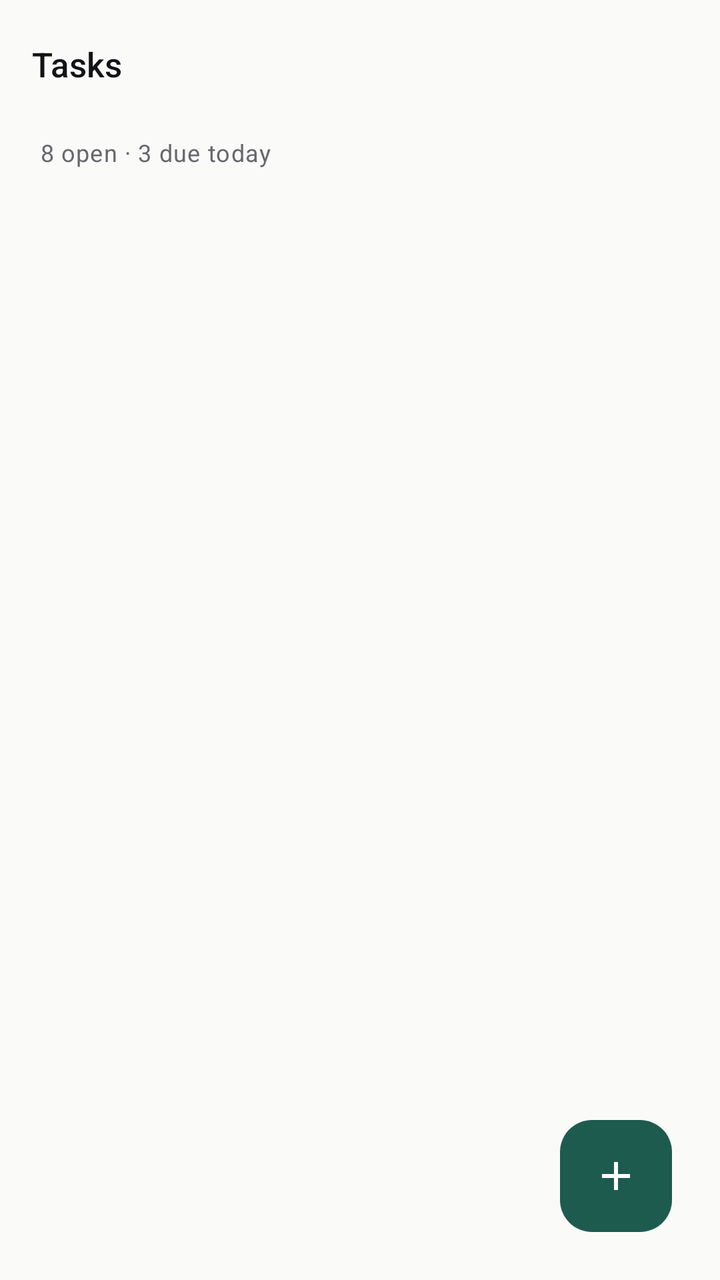
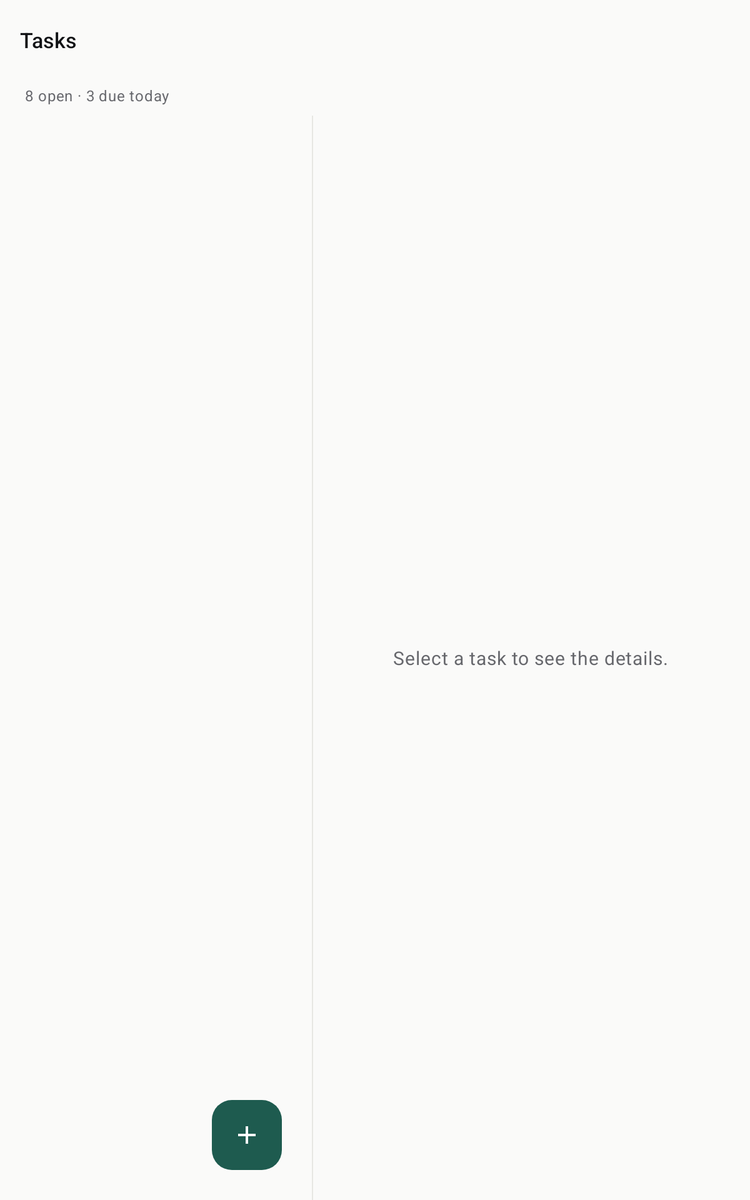

The same Android screen from two of the app's own layout files: first res/layout/ as a phone draws it, then the repository's variant for another configuration, drawn on a device whose configuration selects that folder. Both files follow.
<!-- AndroidManifest.xml: application theme Theme.FocusLoop -->
<!-- res/layout/activity_task_inbox.xml -->
<?xml version="1.0" encoding="utf-8"?>
<androidx.constraintlayout.widget.ConstraintLayout xmlns:android="http://schemas.android.com/apk/res/android"
    xmlns:app="http://schemas.android.com/apk/res-auto"
    xmlns:tools="http://schemas.android.com/tools"
    android:id="@+id/root"
    android:layout_width="match_parent"
    android:layout_height="match_parent"
    android:background="?android:colorBackground">

    <com.google.android.material.appbar.MaterialToolbar
        android:id="@+id/toolbar"
        style="@style/Widget.FocusLoop.Toolbar"
        android:layout_width="0dp"
        android:layout_height="?attr/actionBarSize"
        app:layout_constraintEnd_toEndOf="parent"
        app:layout_constraintStart_toStartOf="parent"
        app:layout_constraintTop_toTopOf="parent"
        app:title="@string/title_tasks"
        app:titleTextAppearance="@style/Text.Toolbar" />

    <TextView
        android:id="@+id/inboxSummary"
        style="@style/Text.Caption"
        android:layout_width="0dp"
        android:layout_height="wrap_content"
        android:layout_marginStart="@dimen/screen_margin"
        android:layout_marginTop="@dimen/space_xs"
        android:layout_marginEnd="@dimen/screen_margin"
        android:text="@string/inbox_summary"
        app:layout_constraintEnd_toEndOf="parent"
        app:layout_constraintStart_toStartOf="parent"
        app:layout_constraintTop_toBottomOf="@id/toolbar" />

    <androidx.recyclerview.widget.RecyclerView
        android:id="@+id/taskList"
        android:layout_width="0dp"
        android:layout_height="0dp"
        android:layout_marginTop="@dimen/space_sm"
        android:clipToPadding="false"
        android:paddingStart="@dimen/screen_margin"
        android:paddingEnd="@dimen/screen_margin"
        android:paddingBottom="96dp"
        app:layout_constraintBottom_toBottomOf="parent"
        app:layout_constraintEnd_toEndOf="parent"
        app:layout_constraintStart_toStartOf="parent"
        app:layout_constraintTop_toBottomOf="@id/inboxSummary"
        tools:listitem="@layout/item_task" />

    <androidx.constraintlayout.widget.ConstraintLayout
        android:id="@+id/emptyState"
        android:layout_width="0dp"
        android:layout_height="wrap_content"
        android:layout_marginStart="40dp"
        android:layout_marginEnd="40dp"
        android:visibility="gone"
        app:layout_constraintBottom_toBottomOf="parent"
        app:layout_constraintEnd_toEndOf="parent"
        app:layout_constraintStart_toStartOf="parent"
        app:layout_constraintTop_toBottomOf="@id/inboxSummary"
        tools:visibility="gone">

        <ImageView
            android:id="@+id/emptyIcon"
            android:layout_width="40dp"
            android:layout_height="40dp"
            android:contentDescription="@null"
            android:src="@drawable/ic_checklist"
            app:layout_constraintEnd_toEndOf="parent"
            app:layout_constraintStart_toStartOf="parent"
            app:layout_constraintTop_toTopOf="parent"
            app:tint="@color/ink_faint" />

        <TextView
            android:id="@+id/emptyTitle"
            style="@style/Text.H2"
            android:layout_width="0dp"
            android:layout_height="wrap_content"
            android:layout_marginTop="@dimen/space_md"
            android:gravity="center"
            android:text="@string/inbox_empty_title"
            app:layout_constraintEnd_toEndOf="parent"
            app:layout_constraintStart_toStartOf="parent"
            app:layout_constraintTop_toBottomOf="@id/emptyIcon" />

        <TextView
            android:id="@+id/emptyBody"
            style="@style/Text.BodyMuted"
            android:layout_width="0dp"
            android:layout_height="wrap_content"
            android:layout_marginTop="@dimen/space_xs"
            android:gravity="center"
            android:text="@string/inbox_empty_body"
            app:layout_constraintEnd_toEndOf="parent"
            app:layout_constraintStart_toStartOf="parent"
            app:layout_constraintTop_toBottomOf="@id/emptyTitle" />

        <com.google.android.material.button.MaterialButton
            android:id="@+id/emptyAction"
            style="@style/Widget.FocusLoop.Button.Outlined"
            android:layout_width="wrap_content"
            android:layout_height="wrap_content"
            android:layout_marginTop="@dimen/space_lg"
            android:text="@string/inbox_empty_action"
            app:layout_constraintEnd_toEndOf="parent"
            app:layout_constraintStart_toStartOf="parent"
            app:layout_constraintTop_toBottomOf="@id/emptyBody" />
    </androidx.constraintlayout.widget.ConstraintLayout>

    <com.google.android.material.floatingactionbutton.FloatingActionButton
        android:id="@+id/fabAdd"
        android:layout_width="wrap_content"
        android:layout_height="wrap_content"
        android:layout_marginEnd="@dimen/space_xl"
        android:layout_marginBottom="@dimen/space_xl"
        android:contentDescription="@string/cd_add_task"
        android:src="@drawable/ic_add"
        android:elevation="0dp"
        app:backgroundTint="?attr/colorPrimary"
        app:elevation="0dp"
        app:hoveredFocusedTranslationZ="0dp"
        app:pressedTranslationZ="0dp"
        app:layout_constraintBottom_toBottomOf="parent"
        app:layout_constraintEnd_toEndOf="parent"
        app:tint="?attr/colorOnPrimary" />

</androidx.constraintlayout.widget.ConstraintLayout>
<!-- resources referenced by this layout -->
<resources>
  <color name="ink_faint">#9A9B9F</color>
  <dimen name="screen_margin">20dp</dimen>
  <dimen name="space_lg">16dp</dimen>
  <dimen name="space_md">12dp</dimen>
  <dimen name="space_sm">8dp</dimen>
  <dimen name="space_xl">24dp</dimen>
  <dimen name="space_xs">4dp</dimen>
  <!-- drawable ic_add (drawable) -->
  <?xml version="1.0" encoding="utf-8"?>
  <vector xmlns:android="http://schemas.android.com/apk/res/android"
      android:width="24dp"
      android:height="24dp"
      android:viewportWidth="960"
      android:viewportHeight="960">
      <group android:translateY="960">
          <path android:fillColor="?attr/colorOnSurface" android:pathData="M440-440H200v-80h240v-240h80v240h240v80H520v240h-80v-240Z"/>
      </group>
  </vector>
  <string name="cd_add_task">Add task</string>
  <string name="inbox_empty_action">Add a task</string>
  <string name="inbox_empty_body">Add the first thing that comes to mind.</string>
  <string name="inbox_empty_title">Nothing on the list</string>
  <string name="inbox_summary">8 open · 3 due today</string>
  <string name="title_tasks">Tasks</string>
  <style name="Text.BodyMuted" parent="Text.Body">
          <item name="android:textColor">?attr/colorOnSurfaceVariant</item>
      </style>
  <style name="Text.Caption" parent="TextAppearance.Material3.BodySmall">
          <item name="android:textSize">12sp</item>
          <item name="android:textColor">?attr/colorOnSurfaceVariant</item>
          <item name="android:lineSpacingExtra">2dp</item>
      </style>
  <style name="Text.H2" parent="TextAppearance.Material3.TitleLarge">
          <item name="android:textSize">20sp</item>
          <item name="android:fontFamily">sans-serif-medium</item>
          <item name="android:textColor">?attr/colorOnSurface</item>
          <item name="android:letterSpacing">0</item>
          <item name="android:lineSpacingMultiplier">1.15</item>
      </style>
  <style name="Text.Toolbar" parent="TextAppearance.Material3.TitleMedium">
          <item name="android:textSize">17sp</item>
          <item name="android:fontFamily">sans-serif-medium</item>
          <item name="android:textColor">?attr/colorOnSurface</item>
          <item name="android:letterSpacing">0</item>
      </style>
  <style name="Widget.FocusLoop.Toolbar" parent="Widget.Material3.Toolbar">
          <item name="android:background">@android:color/transparent</item>
          <item name="titleTextAppearance">@style/Text.Toolbar</item>
      </style>
  <style name="Theme.FocusLoop" parent="Base.Theme.FocusLoop" />
  <style name="Text.Body" parent="TextAppearance.Material3.BodyLarge">
          <item name="android:textSize">15sp</item>
          <item name="android:textColor">?attr/colorOnSurface</item>
          <item name="android:lineSpacingExtra">4dp</item>
      </style>
  <dimen name="button_height">52dp</dimen>
  <color name="accent">#1E5B4F</color>
  <color name="on_accent">#FFFFFF</color>
  <color name="accent_soft">#EAF0ED</color>
  <color name="ink">#121316</color>
  <color name="paper">#FAFAF9</color>
  <color name="surface_muted">#F2F2EF</color>
  <color name="surface">#FFFFFF</color>
  <color name="ink_muted">#67686D</color>
  <color name="hairline">#E7E7E3</color>
  <color name="danger">#A33A2A</color>
  <color name="white_fixed">#FFFFFF</color>
  <style name="ThemeOverlay.FocusLoop.Dialog" parent="ThemeOverlay.Material3.MaterialAlertDialog">
          <item name="colorSurface">@color/surface</item>
          <item name="colorOnSurface">@color/ink</item>
      </style>
  <!-- some entries are left out for length -->
</resources>
<!-- res/layout-sw600dp/activity_task_inbox.xml (the repository's variant of the layout above) -->
<!-- drawn on a 7-inch tablet held upright -->
<?xml version="1.0" encoding="utf-8"?>
<androidx.constraintlayout.widget.ConstraintLayout xmlns:android="http://schemas.android.com/apk/res/android"
    xmlns:app="http://schemas.android.com/apk/res-auto"
    xmlns:tools="http://schemas.android.com/tools"
    android:id="@+id/root"
    android:layout_width="match_parent"
    android:layout_height="match_parent"
    android:background="?android:colorBackground">

    <com.google.android.material.appbar.MaterialToolbar
        android:id="@+id/toolbar"
        style="@style/Widget.FocusLoop.Toolbar"
        android:layout_width="0dp"
        android:layout_height="?attr/actionBarSize"
        app:layout_constraintEnd_toEndOf="parent"
        app:layout_constraintStart_toStartOf="parent"
        app:layout_constraintTop_toTopOf="parent"
        app:title="@string/title_tasks"
        app:titleTextAppearance="@style/Text.Toolbar" />

    <TextView
        android:id="@+id/inboxSummary"
        style="@style/Text.Caption"
        android:layout_width="0dp"
        android:layout_height="wrap_content"
        android:layout_marginStart="@dimen/screen_margin"
        android:layout_marginTop="@dimen/space_xs"
        android:layout_marginEnd="@dimen/screen_margin"
        android:text="@string/inbox_summary"
        app:layout_constraintEnd_toEndOf="parent"
        app:layout_constraintStart_toStartOf="parent"
        app:layout_constraintTop_toBottomOf="@id/toolbar" />

    <LinearLayout
        android:layout_width="0dp"
        android:layout_height="0dp"
        android:layout_marginTop="@dimen/space_sm"
        android:orientation="horizontal"
        app:layout_constraintBottom_toBottomOf="parent"
        app:layout_constraintEnd_toEndOf="parent"
        app:layout_constraintStart_toStartOf="parent"
        app:layout_constraintTop_toBottomOf="@id/inboxSummary">

        <FrameLayout
            android:layout_width="0dp"
            android:layout_height="match_parent"
            android:layout_weight="1">

            <androidx.recyclerview.widget.RecyclerView
                android:id="@+id/taskList"
                android:layout_width="match_parent"
                android:layout_height="match_parent"
                android:clipToPadding="false"
                android:paddingStart="@dimen/screen_margin"
                android:paddingEnd="@dimen/screen_margin"
                android:paddingBottom="96dp"
                tools:listitem="@layout/item_task" />

            <LinearLayout
                android:id="@+id/emptyState"
                android:layout_width="match_parent"
                android:layout_height="match_parent"
                android:gravity="center"
                android:orientation="vertical"
                android:paddingStart="@dimen/space_xl"
                android:paddingEnd="@dimen/space_xl"
                android:visibility="gone">

                <ImageView
                    android:id="@+id/emptyIcon"
                    android:layout_width="40dp"
                    android:layout_height="40dp"
                    android:contentDescription="@null"
                    android:src="@drawable/ic_checklist"
                    app:tint="@color/ink_faint" />

                <TextView
                    android:id="@+id/emptyTitle"
                    style="@style/Text.H2"
                    android:layout_width="wrap_content"
                    android:layout_height="wrap_content"
                    android:layout_marginTop="@dimen/space_md"
                    android:text="@string/inbox_empty_title" />

                <TextView
                    android:id="@+id/emptyBody"
                    style="@style/Text.BodyMuted"
                    android:layout_width="wrap_content"
                    android:layout_height="wrap_content"
                    android:layout_marginTop="@dimen/space_xs"
                    android:gravity="center"
                    android:text="@string/inbox_empty_body" />

                <com.google.android.material.button.MaterialButton
                    android:id="@+id/emptyAction"
                    style="@style/Widget.FocusLoop.Button.Outlined"
                    android:layout_width="wrap_content"
                    android:layout_height="wrap_content"
                    android:layout_marginTop="@dimen/space_lg"
                    android:text="@string/inbox_empty_action" />
            </LinearLayout>

            <com.google.android.material.floatingactionbutton.FloatingActionButton
                android:id="@+id/fabAdd"
                android:layout_width="wrap_content"
                android:layout_height="wrap_content"
                android:layout_gravity="bottom|end"
                android:layout_marginEnd="@dimen/space_xl"
                android:layout_marginBottom="@dimen/space_xl"
                android:contentDescription="@string/cd_add_task"
                android:elevation="0dp"
                android:src="@drawable/ic_add"
                app:backgroundTint="?attr/colorPrimary"
                app:elevation="0dp"
                app:hoveredFocusedTranslationZ="0dp"
                app:pressedTranslationZ="0dp"
                app:tint="?attr/colorOnPrimary" />
        </FrameLayout>

        <View
            android:layout_width="1dp"
            android:layout_height="match_parent"
            android:background="?attr/colorOutlineVariant" />

        <FrameLayout
            android:id="@+id/detailContainer"
            android:layout_width="0dp"
            android:layout_height="match_parent"
            android:layout_weight="1.4">

            <TextView
                android:id="@+id/detailPlaceholder"
                style="@style/Text.BodyMuted"
                android:layout_width="wrap_content"
                android:layout_height="wrap_content"
                android:layout_gravity="center"
                android:contentDescription="@string/detail_select_task"
                android:text="@string/detail_select_task" />
        </FrameLayout>
    </LinearLayout>

</androidx.constraintlayout.widget.ConstraintLayout>
<!-- resources referenced by the variant -->
<!-- as a 7-inch tablet held upright resolves them -->
<resources>
  <color name="ink_faint">#9A9B9F</color>
  <dimen name="screen_margin">20dp</dimen>
  <dimen name="space_lg">16dp</dimen>
  <dimen name="space_md">12dp</dimen>
  <dimen name="space_sm">8dp</dimen>
  <dimen name="space_xl">24dp</dimen>
  <dimen name="space_xs">4dp</dimen>
  <!-- drawable ic_add (drawable) -->
  <?xml version="1.0" encoding="utf-8"?>
  <vector xmlns:android="http://schemas.android.com/apk/res/android"
      android:width="24dp"
      android:height="24dp"
      android:viewportWidth="960"
      android:viewportHeight="960">
      <group android:translateY="960">
          <path android:fillColor="?attr/colorOnSurface" android:pathData="M440-440H200v-80h240v-240h80v240h240v80H520v240h-80v-240Z"/>
      </group>
  </vector>
  <string name="cd_add_task">Add task</string>
  <string name="detail_select_task">Select a task to see the details.</string>
  <string name="inbox_empty_action">Add a task</string>
  <string name="inbox_empty_body">Add the first thing that comes to mind.</string>
  <string name="inbox_empty_title">Nothing on the list</string>
  <string name="inbox_summary">8 open · 3 due today</string>
  <string name="title_tasks">Tasks</string>
  <style name="Text.BodyMuted" parent="Text.Body">
          <item name="android:textColor">?attr/colorOnSurfaceVariant</item>
      </style>
  <style name="Text.Caption" parent="TextAppearance.Material3.BodySmall">
          <item name="android:textSize">12sp</item>
          <item name="android:textColor">?attr/colorOnSurfaceVariant</item>
          <item name="android:lineSpacingExtra">2dp</item>
      </style>
  <style name="Text.H2" parent="TextAppearance.Material3.TitleLarge">
          <item name="android:textSize">20sp</item>
          <item name="android:fontFamily">sans-serif-medium</item>
          <item name="android:textColor">?attr/colorOnSurface</item>
          <item name="android:letterSpacing">0</item>
          <item name="android:lineSpacingMultiplier">1.15</item>
      </style>
  <style name="Text.Toolbar" parent="TextAppearance.Material3.TitleMedium">
          <item name="android:textSize">17sp</item>
          <item name="android:fontFamily">sans-serif-medium</item>
          <item name="android:textColor">?attr/colorOnSurface</item>
          <item name="android:letterSpacing">0</item>
      </style>
  <style name="Widget.FocusLoop.Toolbar" parent="Widget.Material3.Toolbar">
          <item name="android:background">@android:color/transparent</item>
          <item name="titleTextAppearance">@style/Text.Toolbar</item>
      </style>
  <style name="Theme.FocusLoop" parent="Base.Theme.FocusLoop" />
  <style name="Text.Body" parent="TextAppearance.Material3.BodyLarge">
          <item name="android:textSize">15sp</item>
          <item name="android:textColor">?attr/colorOnSurface</item>
          <item name="android:lineSpacingExtra">4dp</item>
      </style>
  <dimen name="button_height">52dp</dimen>
  <color name="accent">#1E5B4F</color>
  <color name="on_accent">#FFFFFF</color>
  <color name="accent_soft">#EAF0ED</color>
  <color name="ink">#121316</color>
  <color name="paper">#FAFAF9</color>
  <color name="surface_muted">#F2F2EF</color>
  <color name="surface">#FFFFFF</color>
  <color name="ink_muted">#67686D</color>
  <color name="hairline">#E7E7E3</color>
  <color name="danger">#A33A2A</color>
  <color name="white_fixed">#FFFFFF</color>
  <style name="ThemeOverlay.FocusLoop.Dialog" parent="ThemeOverlay.Material3.MaterialAlertDialog">
          <item name="colorSurface">@color/surface</item>
          <item name="colorOnSurface">@color/ink</item>
      </style>
  <!-- some entries are left out for length -->
</resources>
